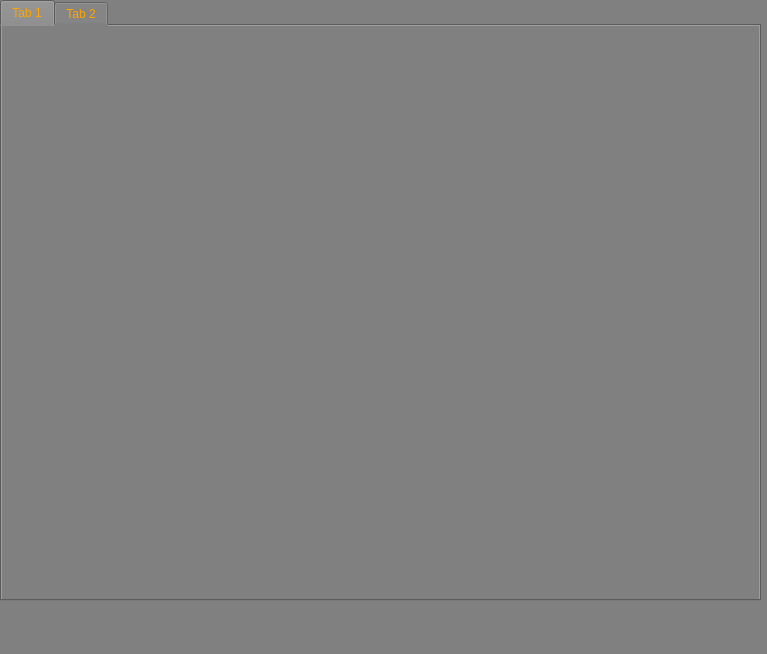
<?xml version="1.0" encoding="UTF-8"?>
<ui version="4.0">
 <class>EmotionRecognition</class>
 <widget class="QMainWindow" name="EmotionRecognition">
  <property name="geometry">
   <rect>
    <x>0</x>
    <y>0</y>
    <width>767</width>
    <height>654</height>
   </rect>
  </property>
  <property name="windowTitle">
   <string>MainWindow</string>
  </property>
  <property name="styleSheet">
   <string notr="true">QWidget {
    background-color: #808080; /* Сірий колір фону */
    color: #FFA500; /* Оранжевий колір тексту */
}

QPushButton {
    background-color: #FFA500; /* Оранжевий колір фону кнопки */
    color: #808080; /* Сірий колір тексту кнопки */
}

QLineEdit {
    background-color: #D3D3D3; /* Світло-сірий колір фону поля введення */
    color: #FFA500; /* Оранжевий колір тексту поля введення */
}</string>
  </property>
  <widget class="QWidget" name="centralwidget">
   <widget class="QLabel" name="screen_thread">
    <property name="geometry">
     <rect>
      <x>30</x>
      <y>80</y>
      <width>640</width>
      <height>480</height>
     </rect>
    </property>
    <property name="minimumSize">
     <size>
      <width>640</width>
      <height>480</height>
     </size>
    </property>
    <property name="maximumSize">
     <size>
      <width>640</width>
      <height>480</height>
     </size>
    </property>
    <property name="frameShape">
     <enum>QFrame::StyledPanel</enum>
    </property>
    <property name="text">
     <string/>
    </property>
   </widget>
   <widget class="QTabWidget" name="tabWidget">
    <property name="geometry">
     <rect>
      <x>0</x>
      <y>0</y>
      <width>761</width>
      <height>601</height>
     </rect>
    </property>
    <property name="elideMode">
     <enum>Qt::ElideNone</enum>
    </property>
    <widget class="QWidget" name="tab">
     <attribute name="title">
      <string>Tab 1</string>
     </attribute>
    </widget>
    <widget class="QWidget" name="tab_2">
     <attribute name="title">
      <string>Tab 2</string>
     </attribute>
    </widget>
   </widget>
  </widget>
  <widget class="QMenuBar" name="menubar">
   <property name="geometry">
    <rect>
     <x>0</x>
     <y>0</y>
     <width>767</width>
     <height>22</height>
    </rect>
   </property>
  </widget>
  <widget class="QStatusBar" name="statusbar"/>
 </widget>
 <resources/>
 <connections/>
</ui>
